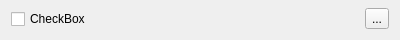
<?xml version="1.0" encoding="UTF-8"?>
<ui version="4.0">
 <class>Form</class>
 <widget class="QWidget" name="Form">
  <property name="geometry">
   <rect>
    <x>0</x>
    <y>0</y>
    <width>400</width>
    <height>40</height>
   </rect>
  </property>
  <property name="sizePolicy">
   <sizepolicy hsizetype="Expanding" vsizetype="Minimum">
    <horstretch>0</horstretch>
    <verstretch>0</verstretch>
   </sizepolicy>
  </property>
  <property name="windowTitle">
   <string>Form</string>
  </property>
  <layout class="QHBoxLayout" name="horizontalLayout">
   <property name="topMargin">
    <number>0</number>
   </property>
   <property name="bottomMargin">
    <number>2</number>
   </property>
   <item>
    <widget class="QCheckBox" name="enabled">
     <property name="sizePolicy">
      <sizepolicy hsizetype="Minimum" vsizetype="Fixed">
       <horstretch>1</horstretch>
       <verstretch>0</verstretch>
      </sizepolicy>
     </property>
     <property name="text">
      <string>CheckBox</string>
     </property>
    </widget>
   </item>
   <item>
    <widget class="QToolButton" name="configure">
     <property name="sizePolicy">
      <sizepolicy hsizetype="Fixed" vsizetype="Fixed">
       <horstretch>0</horstretch>
       <verstretch>20</verstretch>
      </sizepolicy>
     </property>
     <property name="text">
      <string>...</string>
     </property>
     <property name="icon">
      <iconset resource="../icons.qrc">
       <normaloff>:/icons/configure.svg</normaloff>:/icons/configure.svg</iconset>
     </property>
    </widget>
   </item>
  </layout>
 </widget>
 <resources>
  <include location="../icons.qrc"/>
 </resources>
 <connections/>
</ui>
